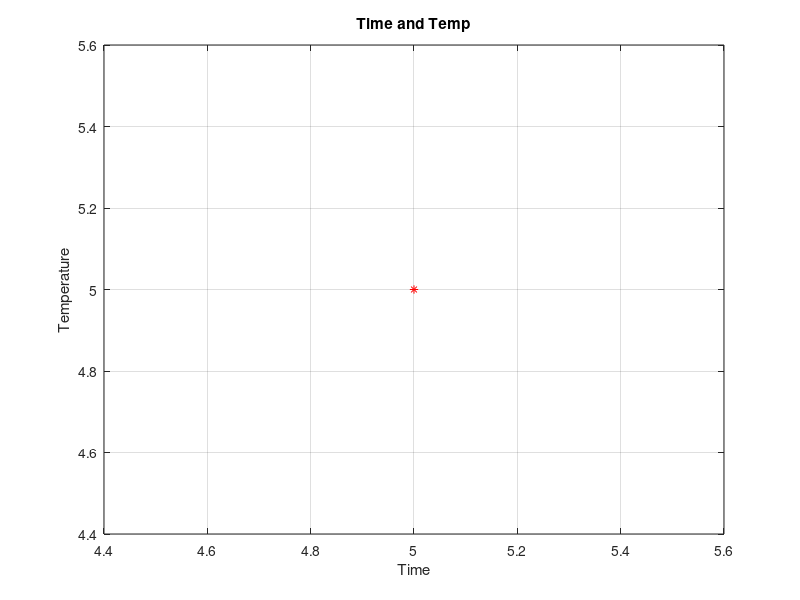

Reproduce this figure in MATLAB.
x=input('Input Time values');
y=input('input Temp values');
plot(x,y, 'r*');

axis=([x-2 x+2 y-2 y+2])
xlabel('Time')
ylabel('Temperature')

title('Time and Temp')

grid on